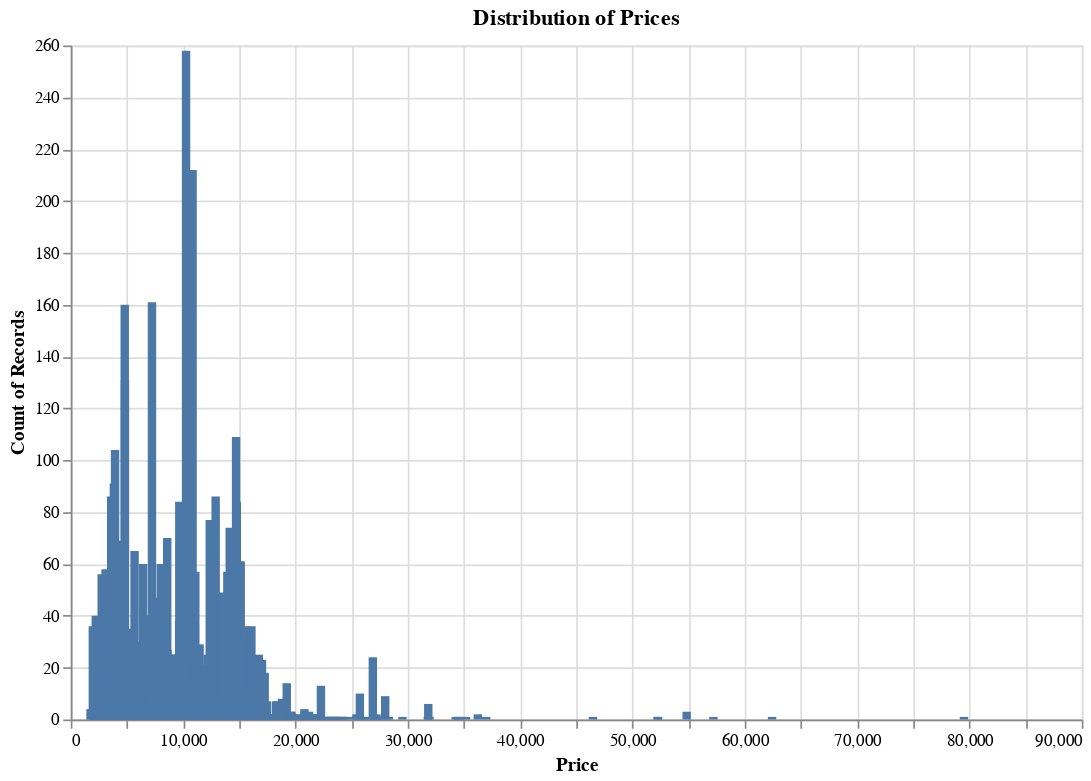

The notebook cell this image was saved under:
### Code cell
# Histogram for Price include tooltip

alt.data_transformers.enable("vegafusion")
chart = alt.Chart(df).mark_bar().encode(
    alt.X('Price'),
    y='count()',
    tooltip=[alt.Tooltip('Price', bin=True), 'count()']
).properties(
    title='Distribution of Prices',
    width=600,
    height=400
)

chart.display()

### Figure 1 — Vega specification as saved in the notebook (floating-point values rounded to 4 significant figures; data arrays with more than 128 entries replaced by an {"elided": "..."} marker saying what was removed)
{"$schema": "https://vega.github.io/schema/vega/v5.json", "data": [{"name": "source_0", "values": {"elided": "1870 records"}}, {"name": "source_0_x_domain_Price", "values": [{"min": 1759, "max": 79512}]}, {"name": "source_0_y_domain___count", "values": [{"min": 1, "max": 258}]}], "marks": [{"type": "rect", "name": "marks", "from": {"data": "source_0"}, "encode": {"update": {"y2": {"value": 0, "scale": "y"}, "tooltip": {"signal": "{\"Price (binned)\": !isValid(datum[\"bin_maxbins_10_Price\"]) || !isFinite(+datum[\"bin_maxbins_10_Price\"]) ? \"null\" : format(datum[\"bin_maxbins_10_Price\"], \"\") + \" – \" + format(datum[\"bin_maxbins_10_Price_end\"], \"\"), \"Count of Records\": format(datum[\"__count\"], \"\")}"}, "xc": {"field": "Price", "scale": "x"}, "width": {"value": 5}, "y": {"field": "__count", "scale": "y"}, "fill": {"value": "#4c78a8"}}}, "style": ["bar"]}], "scales": [{"name": "x", "type": "linear", "domain": [{"signal": "(data(\"source_0_x_domain_Price\")[0] || {}).min"}, {"signal": "(data(\"source_0_x_domain_Price\")[0] || {}).max"}], "range": [0, {"signal": "width"}], "nice": true, "zero": false, "padding": 5}, {"name": "y", "type": "linear", "domain": [{"signal": "(data(\"source_0_y_domain___count\")[0] || {}).min"}, {"signal": "(data(\"source_0_y_domain___count\")[0] || {}).max"}], "range": [{"signal": "height"}, 0], "nice": true, "zero": true}], "axes": [{"scale": "x", "minExtent": 0, "aria": false, "grid": true, "maxExtent": 0, "ticks": false, "orient": "bottom", "domain": false, "zindex": 0, "gridScale": "y", "labels": false, "tickCount": {"signal": "ceil(width/40)"}}, {"scale": "y", "grid": true, "maxExtent": 0, "minExtent": 0, "ticks": false, "gridScale": "x", "tickCount": {"signal": "ceil(height/40)"}, "zindex": 0, "orient": "left", "labels": false, "aria": false, "domain": false}, {"scale": "x", "grid": false, "title": "Price", "labelOverlap": true, "tickCount": {"signal": "ceil(width/40)"}, "zindex": 0, "orient": "bottom", "labelFlush": true}, {"scale": "y", "tickCount": {"signal": "ceil(height/40)"}, "title": "Count of Records", "orient": "left", "grid": false, "zindex": 0, "labelOverlap": true}], "title": {"text": "Distribution of Prices", "frame": "group"}, "style": "cell", "height": 400, "background": "white", "padding": 5, "width": 600}
